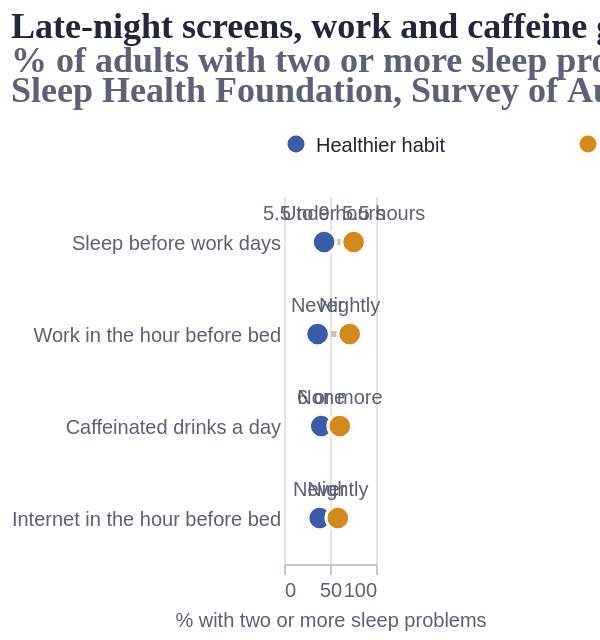

Express this chart as Vega-Lite.
### Vega-Lite specification from a JSON file in a GitHub repository (floating-point values rounded to 4 significant figures)
{"$schema": "https://vega.github.io/schema/vega-lite/v5.json", "title": {"text": "Late-night screens, work and caffeine go with poorer sleep", "subtitle": ["% of adults with two or more sleep problems, healthier vs riskier habit", "Sleep Health Foundation, Survey of Australian Adults 2016, Table 9"]}, "width": "container", "height": {"step": 46}, "data": {"values": [{"habit": "Work in the hour before bed", "level": "Never", "kind": "Healthier habit", "pct": 36.5}, {"habit": "Work in the hour before bed", "level": "Nightly", "kind": "Riskier habit", "pct": 71.4}, {"habit": "Sleep before work days", "level": "5.5 to 9 hours", "kind": "Healthier habit", "pct": 43.6}, {"habit": "Sleep before work days", "level": "Under 5.5 hours", "kind": "Riskier habit", "pct": 75.7}, {"habit": "Caffeinated drinks a day", "level": "None", "kind": "Healthier habit", "pct": 40.5}, {"habit": "Caffeinated drinks a day", "level": "6 or more", "kind": "Riskier habit", "pct": 60.6}, {"habit": "Internet in the hour before bed", "level": "Never", "kind": "Healthier habit", "pct": 38.8}, {"habit": "Internet in the hour before bed", "level": "Nightly", "kind": "Riskier habit", "pct": 58.5}]}, "encoding": {"y": {"field": "habit", "type": "nominal", "title": null, "sort": {"field": "pct", "op": "max", "order": "descending"}, "axis": {"domain": false, "ticks": false, "labelLimit": 320}}, "x": {"field": "pct", "type": "quantitative", "title": "% with two or more sleep problems", "scale": {"domain": [0, 100]}, "axis": {"grid": true}}}, "layer": [{"mark": {"type": "rule", "strokeWidth": 3, "color": "#c9c5bb"}, "encoding": {"x": {"aggregate": "min", "field": "pct"}, "x2": {"aggregate": "max", "field": "pct"}}}, {"mark": {"type": "circle", "size": 140, "opacity": 1, "stroke": "#fbfaf7", "strokeWidth": 1.5}, "encoding": {"color": {"field": "kind", "type": "nominal", "title": null, "scale": {"domain": ["Healthier habit", "Riskier habit"], "range": ["#3b5ba5", "#d08a1e"]}, "legend": {"orient": "top", "direction": "horizontal"}}, "tooltip": [{"field": "habit", "title": "Habit"}, {"field": "level", "title": "Level"}, {"field": "pct", "title": "% with 2+ problems", "format": ".1f"}]}}, {"mark": {"type": "text", "dy": -14, "fontSize": 11, "color": "#5d6077"}, "encoding": {"text": {"field": "level"}}}], "autosize": {"type": "fit-x", "contains": "padding"}, "config": {"background": "transparent", "font": "Source Sans 3, Helvetica Neue, Arial, sans-serif", "view": {"stroke": null}, "title": {"font": "Fraunces, Georgia, serif", "fontSize": 18, "fontWeight": 600, "color": "#23263a", "anchor": "start", "subtitleFont": "Source Sans 3, Helvetica Neue, Arial, sans-serif", "subtitleFontSize": 13, "subtitleFontWeight": 400, "subtitleColor": "#5d6077", "offset": 12}, "axis": {"labelFontSize": 12, "titleFontSize": 12, "titleColor": "#5d6077", "labelColor": "#5d6077", "gridColor": "#e6e3dc", "labelLimit": 320, "domainColor": "#c9c5bb", "tickColor": "#c9c5bb", "titleFontWeight": 400}, "legend": {"labelLimit": 260, "titleLimit": 300, "labelFontSize": 12, "titleFontSize": 12, "titleColor": "#5d6077", "labelColor": "#23263a", "titleFontWeight": 400}, "header": {"labelFontSize": 13, "labelColor": "#23263a", "titleFontSize": 13}, "text": {"font": "Source Sans 3, Helvetica Neue, Arial, sans-serif", "color": "#23263a"}}}
